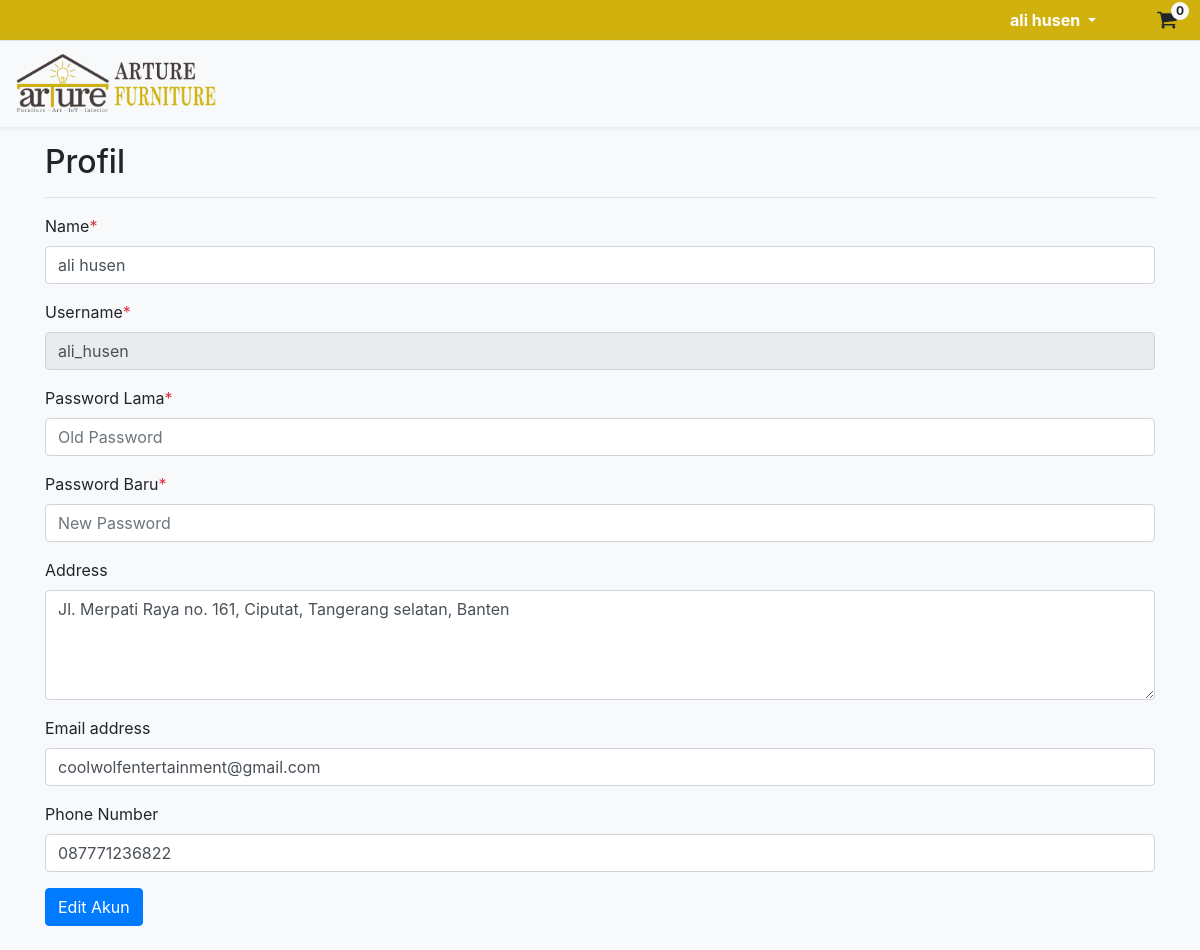
Page /?page=profil (signed in) on the earlier database version.
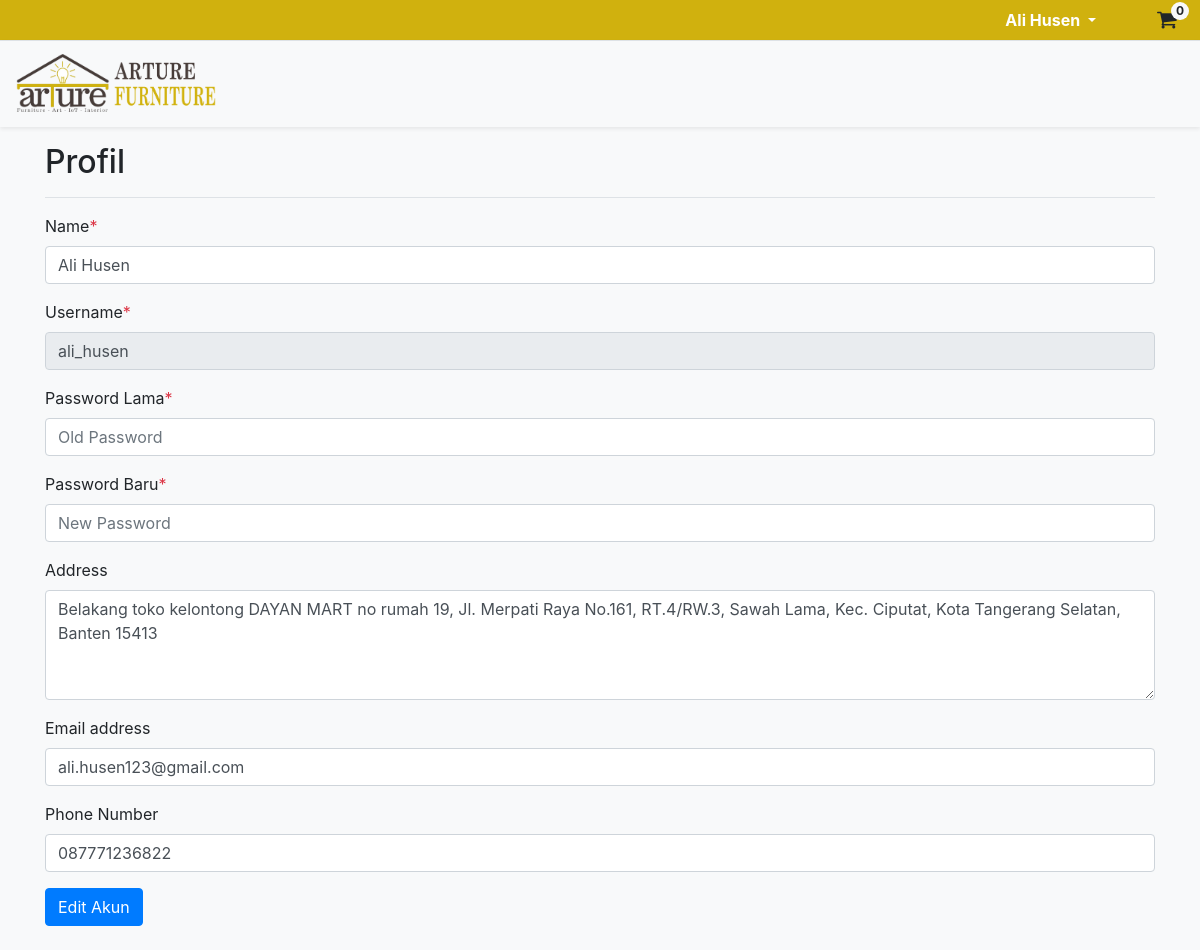
Same page on the later database version.
### tables this page shows
CREATE TABLE `akun` (
  `id_akun` int(11) NOT NULL,
  `nama` text NOT NULL,
  `username` text NOT NULL,
  `password` text NOT NULL,
  `id_hak_akses` int(11) NOT NULL,
  `telegram_id` varchar(20) DEFAULT NULL
);

CREATE TABLE `detail_klien` (
  `id_detail_klien` int(11) NOT NULL,
  `id_akun` int(11) NOT NULL,
  `alamat` text NOT NULL,
  `email` text NOT NULL,
  `nomor_hp` text NOT NULL
);

### app/database.php (called while the page is built, shortened)
<?php
class database
{
	var $hostname = "localhost";
	var $username = "root";
	var $password = "";
	var $db = "arture_furniture";
	function __construct()
	{
		$this->koneksi = mysqli_connect($this->hostname, $this->username, $this->password, $this->db);
	}
	function getDataDetailAkunModalAdmin($idAkun)
	{
		$dataSets = array();
		$query = "SELECT a.id_akun, a.nama, a.username, a.password, a.id_hak_akses, h.nama_hak_akses, d.id_akun as id_klien, d.alamat, d.email, d.nomor_hp FROM akun a INNER JOIN hak_akses h ON a.id_hak_akses=h.id_hak_akses LEFT JOIN detail_klien d ON a.id_akun=d.id_akun WHERE a.id_akun='$idAkun'";
		$detailAkun =  mysqli_query($this->koneksi, $query);
		if ($detailAkun) {
			if (mysqli_num_rows($detailAkun) > 0) {
				foreach (mysqli_fetch_assoc($detailAkun) as $key => $value) {
					$dataSets[$key] = $value;
				}
				return $dataSets;
			} else {
				return false;
			}
		} else {
			return false;
		}
	}
}

### pages/klien/profil.php (the view, shortened to what this page needs)
<?php
$dataAkun = $db->getDataDetailAkunModalAdmin($_SESSION['id_akun']);
include $_SERVER['DOCUMENT_ROOT'] . '/pages/parts/navbars/klien-navbar.php';
?>
<div class="container">
  <div class="row">
    <main role="main" class="col-md">
      <div class="d-flex justify-content-between flex-wrap flex-md-nowrap align-items-center pt-3 pb-2 mb-3 border-bottom">
        <h1 class="h2">Profil</h1>
      </div>
      <form id="formEditAkun" action="/app/proses.php?aksi=edit-profil-klien" method="post" enctype="multipart/form-data">
        <div class="form-floating mb-3">
          <label for="inputNama">Name<span class="text-danger">*</span></label>
          <input type="text" class="form-control" name="inputNama" id="inputNama" placeholder="Example John Kenny" value="<?= $dataAkun['nama'] ?>">
        </div>
        <div class="form-floating mb-3">
          <label for="inputUsername">Username<span class="text-danger">*</span></label>
          <input type="text" class="form-control" name="inputUsername" id="inputUsername" placeholder="john123" value="<?= $dataAkun['username'] ?>" disabled>
        </div>
        <div class="form-floating mb-3">
          <label for="inputPasswordLama">Password Lama<span class="text-danger">*</span></label>
          <input type="password" class="form-control" name="inputPasswordLama" id="inputPasswordLama" placeholder="Old Password">
        </div>
        <div class="form-floating mb-3">
          <label for="inputPasswordBaru">Password Baru<span class="text-danger">*</span></label>
          <input type="password" class="form-control" name="inputPasswordBaru" id="inputPasswordBaru" placeholder="New Password">
        </div>
        <div class="form-floating mb-3">
          <label for="inputAlamat">Address</label>
          <textarea class="form-control" name="inputAlamat" id="inputAlamat" rows="4" placeholder="Your Addressx"><?= $dataAkun['alamat'] ?></textarea>
        </div>
        <div class="form-floating mb-3">
          <label for="inputEmail">Email address</label>
          <input type="email" class="form-control" name="inputEmail" id="inputEmail" placeholder="name@example.com" value="<?= $dataAkun['email'] ?>">
        </div>
        <div class="form-floating mb-3">
          <label for="inputNope">Phone Number</label>
          <input type="number" class="form-control" name="inputNope" id="inputNope" placeholder="08xxxxxxxx" value="<?= $dataAkun['nomor_hp'] ?>">
        </div>
        <input type="submit" class="btn btn-primary mb-4" value="Edit Akun">
      </form>
    </main>
  </div>
</div>

### pages/parts/navbars/klien-navbar.php (shortened to what this page needs)
<nav id="navbar-atas" class="navbar navbar-expand p-0">
    <ul class="navbar-nav ml-auto link-navbar-atas">
        <li class="nav-item dropdown mr-5">
            <a class="nav-link dropdown-toggle" href="#" id="navbarDropdownMenuLink" role="button" data-toggle="dropdown" aria-expanded="false">
                <?php echo $_SESSION['nama']; ?>
            </a>
        </li>
        <li>
            <a href="/?page=keranjang">
                <button class="btn px-0 pl-1">
                    <i class="fa fa-shopping-cart fa-lg" aria-hidden="true"></i>
                    <span class="badge badge-light cart-notification" id="jmlKeranjang">0</span>
                </button>
            </a>
        </li>
    </ul>
</nav>
<nav id="navbar-bawah" class="navbar navbar-expand-md navbar-light shadow-sm border-top">
    <div class="collapse navbar-collapse justify-content-between" id="navbarToggle">
        <ul class="navbar-nav">
            <a class="navbar-brand d-none d-lg-block" href="/">
                <img class="" src="/assets/material/Arture-header-transparent.png" alt="Arture Furniture" style="width: 200px">
            </a>
        </ul>
    </div>
</nav>

Differences in the rows shown:
changed akun "ali_husen": inputNama "ali husen" → "Ali Husen"; inputAlamat "Jl. Merpati Raya no. 161, Ciputat, Tangerang selatan, Banten" → "Belakang toko kelontong DAYAN MART no rumah 19, Jl. Merpati Raya No.161, RT.4/RW.3, Sawah Lama, Kec. Ciputat, Kota Tangerang Selatan, Banten 15413"; inputEmail "coolwolfentertainment@gmail.com" → "ali.husen123@gmail.com"
Other differences:
$_SESSION['nama']: "ali husen" → "Ali Husen"
